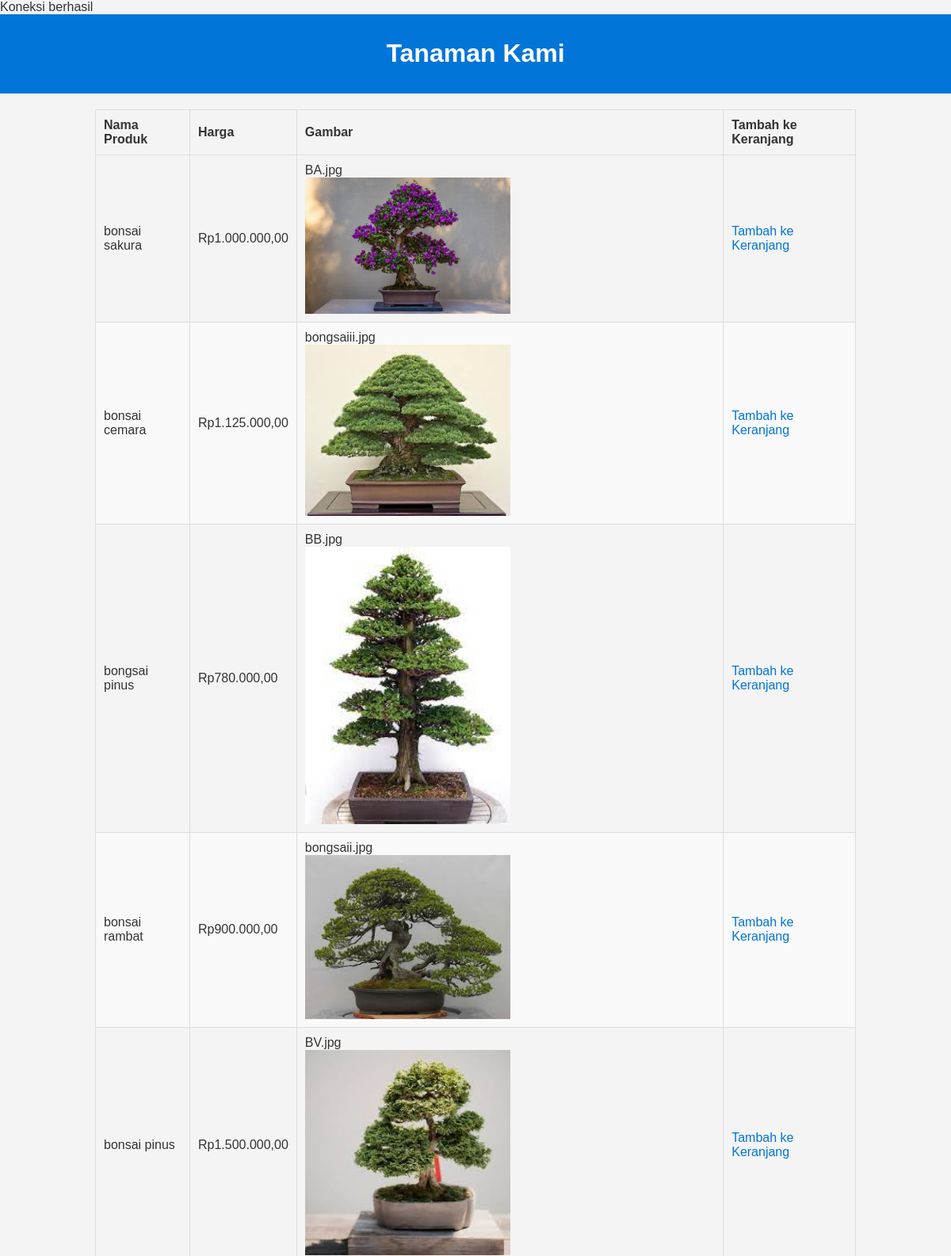
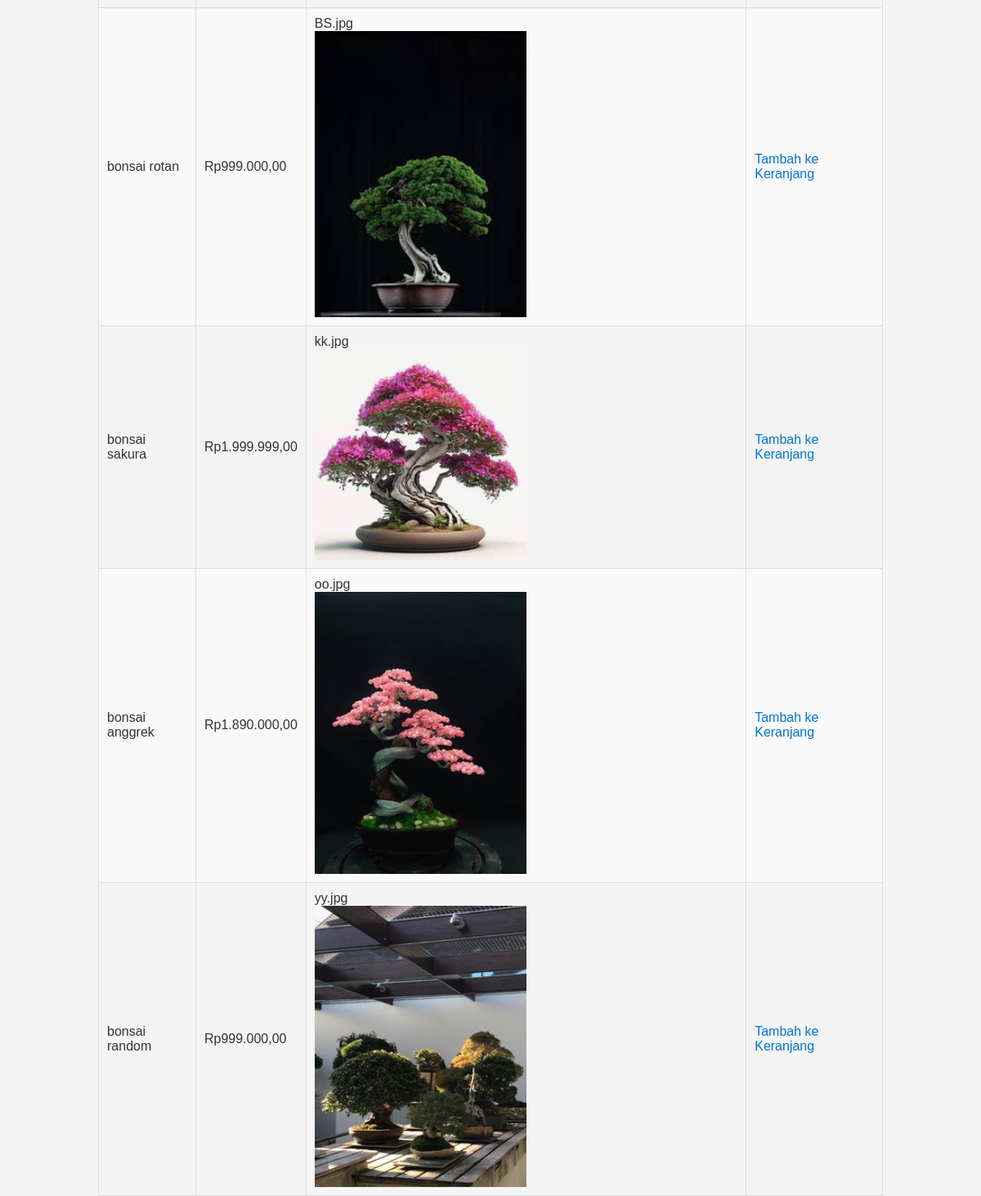
The app's page /products.php (signed in) with its own data (2 pictures, top to bottom).
### tables this page shows
CREATE TABLE `products` (
  `id` int(11) NOT NULL,
  `name` varchar(255) NOT NULL,
  `description` varchar(255) NOT NULL,
  `price` int(11) NOT NULL,
  `image` varchar(100) NOT NULL
);

### products.php (the view, shortened to what this page needs)
<?php
include 'database.php';
$sql = "SELECT * FROM products";
$result = $conn->query($sql);
?>
<!DOCTYPE html>
<html lang="id">
<head>
</head>
<body>
    <div class="header">
        <h1>Tanaman Kami</h1>
    </div>
    <div class="container">
        <table>
            <thead>
                <tr>
                    <th>Nama Produk</th>
                    <th>Harga</th>
                    <th>Gambar</th>
                    <th>Tambah ke Keranjang</th>
                </tr>
            </thead>
            <tbody>
                <?php if ($result->num_rows > 0): ?>
                    <?php while($row = $result->fetch_assoc()): ?>
                        <tr>
                            <td><?= htmlspecialchars($row["name"]); ?></td>
                            <td>Rp<?= number_format($row["price"], 2, ',', '.'); ?></td>
                            <td><?= htmlspecialchars($row["image"]);echo "<div class='product'>";
                                                echo "<img src='images/" . htmlspecialchars($row["image"]) . "' alt='" . htmlspecialchars($row["name"]) . "'>"; ?>
                            <td>
                                <a href="keranjang.php" class="add-to-cart">Tambah ke Keranjang</a>
                            </td>
                        </tr>
                    <?php endwhile; ?>
                <?php else: ?>
                    <tr><td colspan='3'>Belum ada Produk yang ditambahkan.</td></tr>
                <?php endif; ?>
            </tbody>
        </table>
    </div>
</body>
</html>

### products.php (style rules this page uses)
body { font-family: Arial, sans-serif; margin: 0; padding: 0; background-color: #f4f4f4; color: #333; }
img { width: 50%; height: auto; }
.container { width: 80%; margin: auto; overflow: hidden; }
table { width: 100%; margin-top: 20px; border-collapse: collapse; }
table, th, td { border: 1px solid #ddd; }
th, td { padding: 10px; text-align: left; }
th { background-color: #; }
tr:nth-child(even) { background-color: #f9f9f9; }
a { text-decoration: none; color: #0275d8; }
.header { background-color: #0275d8; color: white; padding: 10px 0; text-align: center; }

### records on screen
products: name "bonsai sakura", price "1.000.000,00", image "BA.jpg", image (picture)
products: name "bonsai cemara", price "1.125.000,00", image "bongsaiii.jpg", image (picture)
products: name "bongsai pinus", price "780.000,00", image "BB.jpg", image (picture)
products: name "bonsai rambat", price "900.000,00", image "bongsaii.jpg", image (picture)
products: name "bonsai pinus", price "1.500.000,00", image "BV.jpg", image (picture)
products: name "bonsai rotan", price "999.000,00", image "BS.jpg", image (picture)
products: name "bonsai sakura", price "1.999.999,00", image "kk.jpg", image (picture)
products: name "bonsai anggrek", price "1.890.000,00", image "oo.jpg", image (picture)
products: name "bonsai random", price "999.000,00", image "yy.jpg", image (picture)
